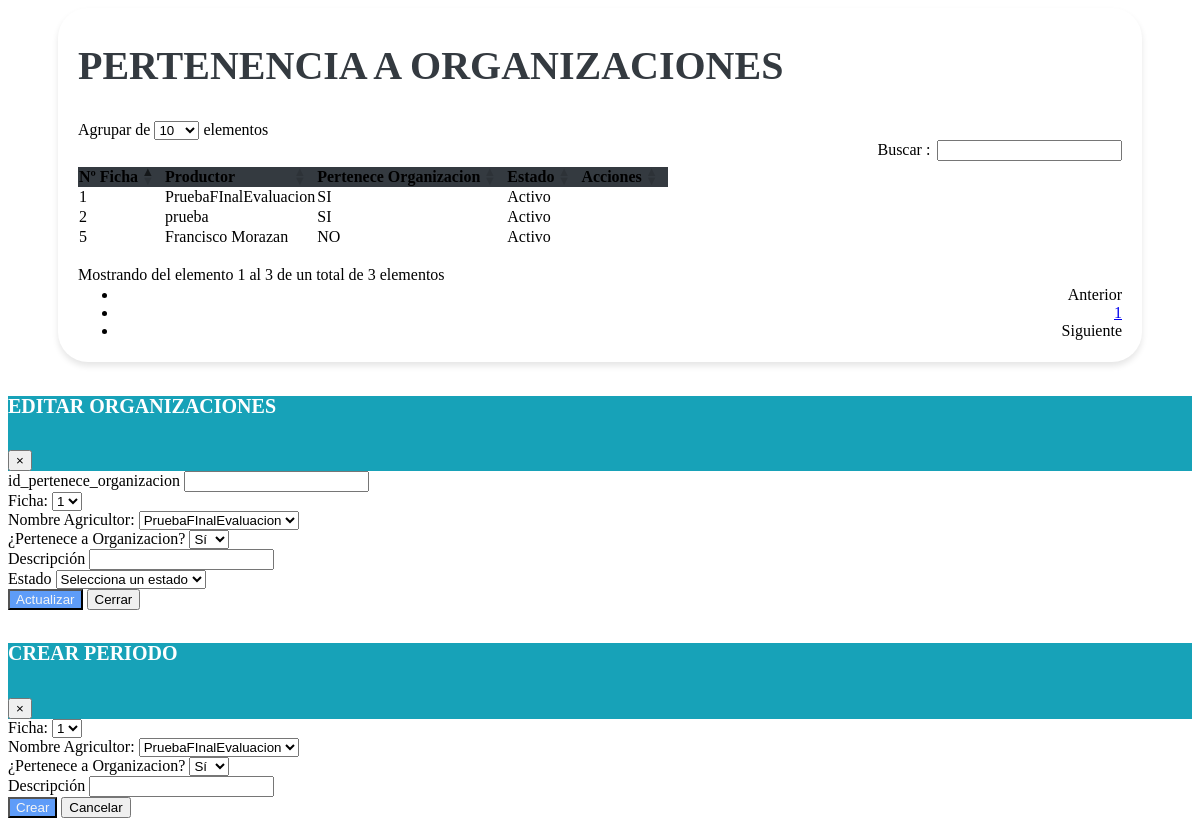
Page /vistas/Mantenimiento_Base_Organizaciones_Productor.php on the committed database.
### tables this page shows
CREATE TABLE `tbl_base_organizacion` (
  `id_pertenece_organizacion` bigint(20) NOT NULL,
  `id_ficha` bigint(20) NOT NULL,
  `id_productor` bigint(20) DEFAULT NULL,
  `pertenece_a_organizacion` enum('S','N') DEFAULT NULL,
  `descripcion` text DEFAULT NULL,
  `creado_por` varchar(50) DEFAULT NULL,
  `fecha_creacion` timestamp NULL DEFAULT current_timestamp(),
  `modificado_por` varchar(50) DEFAULT NULL,
  `fecha_modificacion` timestamp NULL DEFAULT current_timestamp() ON UPDATE current_timestamp(),
  `estado` enum('A','I') DEFAULT 'A'
);

CREATE TABLE `fichas` (
  `id_ficha` bigint(20) NOT NULL DEFAULT 0,
  `fecha_solicitud` date DEFAULT NULL,
  `anio_solicitud` int(11) DEFAULT NULL,
  `descripcion` varchar(255) DEFAULT NULL,
  `creado_por` varchar(50) DEFAULT NULL,
  `fecha_creacion` timestamp NOT NULL DEFAULT current_timestamp(),
  `modificado_por` varchar(50) DEFAULT NULL,
  `fecha_modificacion` timestamp NOT NULL DEFAULT current_timestamp() ON UPDATE current_timestamp(),
  `estado` enum('A','I') DEFAULT NULL,
  `fecha_entrevista` date DEFAULT NULL,
  `nombre_encuentrador` varchar(50) DEFAULT NULL,
  `firma_productor` varchar(100) DEFAULT NULL,
  `nombre_encuestador` varchar(50) DEFAULT NULL,
  `firma_encuestador` varchar(100) DEFAULT NULL,
  `nombre_supervisor` varchar(50) DEFAULT NULL,
  `firma_supervisor` varchar(100) DEFAULT NULL
);

CREATE TABLE `tbl_productor` (
  `id_ficha` varchar(50) DEFAULT NULL,
  `id_productor` bigint(20) NOT NULL,
  `primer_nombre` varchar(255) DEFAULT NULL,
  `segundo_nombre` varchar(255) DEFAULT NULL,
  `primer_apellido` varchar(255) DEFAULT NULL,
  `segundo_apellido` varchar(255) DEFAULT NULL,
  `identificacion` bigint(20) DEFAULT NULL,
  `fecha_nacimiento` date DEFAULT NULL,
  `genero` varchar(10) DEFAULT NULL,
  `estado_civil` varchar(20) DEFAULT NULL,
  `nivel_escolaridad` varchar(50) DEFAULT NULL,
  `ultimo_grado_escolar_aprobado` varchar(50) DEFAULT NULL,
  `telefono_1` int(11) DEFAULT NULL,
  `telefono_2` int(11) DEFAULT NULL,
  `telefono_3` int(11) DEFAULT NULL,
  `email_1` varchar(255) DEFAULT NULL,
  `email_2` varchar(255) DEFAULT NULL,
  `email_3` varchar(255) DEFAULT NULL,
  `descripcion` text DEFAULT NULL,
  `creado_por` varchar(25) DEFAULT NULL,
  `fecha_creacion` timestamp NOT NULL DEFAULT current_timestamp() ON UPDATE current_timestamp(),
  `modificado_por` varchar(25) DEFAULT NULL,
  `fecha_modificacion` timestamp NOT NULL DEFAULT current_timestamp(),
  `estado` enum('A','I') DEFAULT NULL
);

### vistas/Mantenimiento_Base_Organizaciones_Productor.php (the view, shortened to what this page needs)
<link href="https://cdn.jsdelivr.net/npm/bootstrap-icons@1.10.0/font/bootstrap-icons.css" rel="stylesheet">
<link rel="stylesheet" href="assets/css/estilos.css">
    <link rel="stylesheet" href="https://cdn.datatables.net/1.10.20/css/dataTables.bootstrap4.min.css">
<div class="containertable">
    <div class="d-flex justify-content-between align-items-end mb-4">
        <div>
            <h1 class="poppins-font mb-2">PERTENENCIA A ORGANIZACIONES</h1>
            <br>
        </div>
    </div>
    <div class="table-responsive">
 <!--El diseño de la table cuando ya esté todo unido
    <table id="tablax" class="table table-striped table-bordered" style="width:100%"> -->
    <table id="tablax" class="table table-hover">
            <thead class="table-dark text-center" style="background-color: #343A40;">
                <tr>
                    <th scope="col">Nº Ficha</th>
                    <th scope="col">Productor</th>
                    <th scope="col">Pertenece Organizacion</th>
                    <th scope="col">Estado</th>
                    <th scope="col">Acciones</th>
                </tr>
            </thead>
            <tbody class="text-center">
                <?php
                include "../php/conexion_be.php";
                $sql = $conexion->query("SELECT
                BO.*,
                F.id_ficha,
                P.primer_nombre
            FROM
            tbl_base_organizacion BO
            INNER JOIN fichas F ON BO.Id_Ficha = F.id_ficha
            INNER JOIN tbl_productor P ON BO.Id_Productor = P.id_productor;
            ");
                while ($datos = $sql->fetch_object()) { ?>
                    <tr>
                        <td><?= $datos->id_ficha ?></td>
                        <td><?= $datos->primer_nombre ?></td>
                        <td><?php
                            if ($datos->pertenece_a_organizacion == "S") {
                                echo '<span class="badge bg-success">SI</span>';
                            } else {
                                echo '<span class="badge bg-danger">NO</span>';
                            }
                            ?>
                        </td>
                        <td><?php
                            if ($datos->estado == "A") {
                                echo '<span class="badge bg-success">Activo</span>';
                            } else {
                                echo '<span class="badge bg-danger">Inactivo</span>';
                            }
                            ?></td>
                        <td>
                        </td>
                    </tr>
                <?php }
                ?>
            </tbody>
        </table>
    </div>
</div>
<div class="modal fade" id="modalEditar" tabindex="-1" role="dialog" aria-labelledby="exampleModalLabel" aria-hidden="true">
    <div class="modal-dialog" role="document">
        <div class="modal-content">
            <div class="modal-header" style="background-color: #17A2B8;">
                <h5 class="poppins-modal mb-2" id="exampleModalLabel">EDITAR ORGANIZACIONES</h5>
                <button type="button" class="close" data-dismiss="modal" aria-label="Cerrar">
                    <span aria-hidden="true">&times;</span>
                </button>
            </div>
            <div class="modal-body">
                <form id="formularioEditar" method="POST" action="#">
                    <div class="row">
                        <div class="col-6">
                            <div class="form-group">
                                <label for="id_pertenece_organizacion">id_pertenece_organizacion</label>
                                <input type="text" class="form-control" id="id_pertenece_organizacion" name="id_pertenece_organizacion" readonly>
                            </div>
                        </div>
                        <div class="col">
                            <div class="form-group">
                                <label for="id_ficha">Ficha:</label>
                                <select class="form-control" id="id_ficha" name="id_ficha" readonly>
                                    <?php
                                    include '../php/conexion_be.php';
                                    $sql = "SELECT id_ficha FROM fichas";
                                    $result = mysqli_query($conexion, $sql);
                                    if (mysqli_num_rows($result) > 0) {
                                        while ($row = mysqli_fetch_assoc($result)) {
                                            echo '<option value="' . $row["id_ficha"] . '">' . $row["id_ficha"] . '</option>';
                                        }
                                    } else {
                                        echo '<option value="">No hay aldeas disponibles</option>';
                                    }
                                    ?>
                                </select>
                            </div>
                        </div>
                    </div>
                    <div class="row">
                        <div class="col">
                            <div class="form-group">
                                <label for="id_productor">Nombre Agricultor:</label>
                                <select class="form-control" id="id_productor" name="id_productor" readonly>
                                    <?php
                                    include '../php/conexion_be.php';
                                    $sql = "SELECT id_productor , primer_nombre FROM tbl_productor";
                                    $result = mysqli_query($conexion, $sql);
                                    if (mysqli_num_rows($result) > 0) {
                                        while ($row = mysqli_fetch_assoc($result)) {
                                            echo '<option value="' . $row["id_productor"] . '">' . $row["primer_nombre"] . '</option>';
                                        }
                                    } else {
                                        echo '<option value="">No hay aldeas disponibles</option>';
                                    }
                                    ?>
                                </select>
                            </div>
                        </div>
                        <div class="col">
                            <div class="col">
                                <label for="pertenece_a_organizacion" class="form-label">¿Pertenece a Organizacion?</label>
                                <select class="form-control" id="pertenece_a_organizacion" name="pertenece_a_organizacion">
                                    <option value="S">Sí</option>
                                </select>
                            </div>
                        </div>
                    </div>
                    <div class="form-row">
                        <div class="col">
                            <label for="descripcion" class="form-label">Descripción</label>
                            <input type="text" class="form-control" id="descripcion" name="descripcion">
                        </div>
                        <div class="form-group col-md-6">
                            <label for="estado">Estado</label>
                            <select class="form-control" id="estado" name="estado" required>
                                <option value="" disabled selected>Selecciona un estado</option>
                            </select>
                        </div>
                    </div>
                    <div class="modal-footer">
                        <button type="submit" class="btn btn-actualizar">Actualizar</button>
                        <button type="button" class="btn btn-secondary" data-dismiss="modal"></i>Cerrar</button>
                    </div>
                </form>
            </div>
        </div>
    </div>
</div>
<div class="modal fade" id="modalForm" tabindex="-1" role="dialog" aria-labelledby="exampleModalLabel" aria-hidden="true">
    <div class="modal-dialog">
        <div class="modal-content" role="document">
            <div class="modal-header" style="background-color: #17A2B8;">
                <h5 class="poppins-modal mb-2" id="exampleModalLabel">CREAR PERIODO </h5>
                <button type="button" class="close" data-dismiss="modal" aria-label="Cerrar">
                    <span aria-hidden="true">&times;</span>
                </button>
            </div>
            <div class="modal-body">
                <form action="modelos/agregar_pertenece_organizacion.php" method="POST">
                    <div class="row">
                        <div class="col">
                            <div class="form-group">
                                <label for="id_ficha">Ficha:</label>
                                <select class="form-control" id="id_ficha" name="id_ficha" required>
                                    <?php
                                    include '../php/conexion_be.php';
                                    $sql = "SELECT id_ficha FROM fichas";
                                    $result = mysqli_query($conexion, $sql);
                                    if (mysqli_num_rows($result) > 0) {
                                        while ($row = mysqli_fetch_assoc($result)) {
                                            echo '<option value="' . $row["id_ficha"] . '">' . $row["id_ficha"] . '</option>';
                                        }
                                    } else {
                                        echo '<option value="">No hay aldeas disponibles</option>';
                                    }
                                    ?>
                                </select>
                            </div>
                        </div>
                        <div class="col">
                            <div class="form-group">
                                <label for="id_productor">Nombre Agricultor:</label>
                                <select class="form-control" id="id_productor" name="id_productor" required>
                                    <?php
                                    include '../php/conexion_be.php';
                                    $sql = "SELECT id_productor , primer_nombre FROM tbl_productor";
                                    $result = mysqli_query($conexion, $sql);
                                    if (mysqli_num_rows($result) > 0) {
                                        while ($row = mysqli_fetch_assoc($result)) {
                                            echo '<option value="' . $row["id_productor"] . '">' . $row["primer_nombre"] . '</option>';
                                        }
                                    } else {
                                        echo '<option value="">No hay aldeas disponibles</option>';
                                    }
                                    ?>
                                </select>
                            </div>
                        </div>
                    </div>
                    <div class="row">
                        <div class="col">
                            <div class="col">
                                <label for="pertenece_a_organizacion" class="form-label">¿Pertenece a Organizacion?</label>
                                <select class="form-control" id="pertenece_a_organizacion" name="pertenece_a_organizacion">
                                    <option value="S">Sí</option>
                                </select>
                            </div>
                        </div>
                        <div class="col">
                            <label for="descripcion" class="form-label">Descripción</label>
                            <input type="text" class="form-control" id="descripcion" name="descripcion" pattern="[A-Za-z]+" title="Solo se permiten letras en este campo." oninput="validateInput(this)">
                        </div>
                    </div>
                    <div class="modal-footer">
                        <button type="submit" class="btn btn-actualizar">Crear</button>
                        <button type="button" class="btn btn-secondary" data-bs-dismiss="modal"></i>Cancelar</button>
                    </div>
                </form>
            </div>
        </div>
    </div>
</div>

### assets/css/estilos.css (style rules this page uses)
.poppins-font { color: var(--heading, #343A40); font-size: 40px; font-style: normal; font-weight: 600; line-height: 21px; }
.poppins-modal { color: var(--heading, #ffffff); font-size: 20px; font-style: normal; font-weight: 600; line-height: 21px; }
.btn-actualizar { background-color: #5e9cf8; color: whitesmoke; }
.containertable { background-color: #fff; padding: 20px; border-radius: 30px; margin-bottom: 20px; margin-left: 50px; margin-right: 50px; box-shadow: 0 4px 6px rgba(0, 0, 0, 0.1); }

### rows in the picture
tbl_base_organizacion: id_ficha.id_ficha "1", id_productor.primer_nombre "PruebaFInalEvaluacion", pertenece_a_organizacion "SI", estado "Activo"
tbl_base_organizacion: id_ficha.id_ficha "2", id_productor.primer_nombre "prueba", pertenece_a_organizacion "SI", estado "Activo"
tbl_base_organizacion: id_ficha.id_ficha "5", id_productor.primer_nombre "Francisco Morazan", pertenece_a_organizacion "NO", estado "Activo"

### other values in the picture
form field id_ficha "1"
form field id_productor "PruebaFInalEvaluacion"
